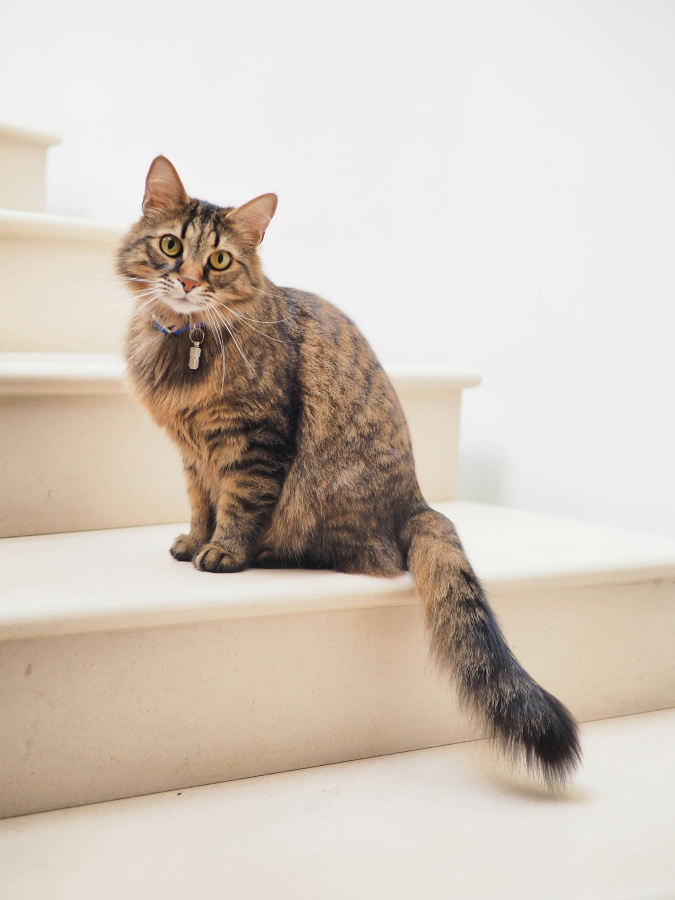
#> input picture img/1.jpg, 3374 x 4498 px (shown at 1/5 size)
$ python hexagon.py
#> lines starting #> are read from the running program, lines starting #| are printed output that depends on the picture
from PIL import Image, ImageDraw
from collections import Counter
import heapq
import sys
import os
import math

MODE_RECTANGLE = 1
MODE_ELLIPSE = 2
MODE_ROUNDED_RECTANGLE = 3
MODE_HEXAGON = 4  # New mode for hexagon

MODE = MODE_HEXAGON  # Change mode to hexagon
ITERATIONS = 1024
LEAF_SIZE = 4
PADDING = 1
FILL_COLOR = (0, 0, 0)
SAVE_FRAMES = False
ERROR_RATE = 0.5
AREA_POWER = 0.25
OUTPUT_SCALE = 1


def weighted_average(hist):
    total = sum(hist)
    value = sum(i * x for i, x in enumerate(hist)) / total
    error = sum(x * (value - i) ** 2 for i, x in enumerate(hist)) / total
    error = error ** 0.5
    return value, error


def color_from_histogram(hist):
    r, re = weighted_average(hist[:256])
    g, ge = weighted_average(hist[256:512])
    b, be = weighted_average(hist[512:768])
    e = re * 0.2989 + ge * 0.5870 + be * 0.1140
    return (int(r), int(g), int(b)), e


def rounded_rectangle(draw, box, radius, color):
    l, t, r, b = box
    d = radius * 2
    draw.ellipse((l, t, l + d, t + d), fill=color)
    draw.ellipse((r - d, t, r, t + d), fill=color)
    draw.ellipse((l, b - d, l + d, b), fill=color)
    draw.ellipse((r - d, b - d, r, b), fill=color)
    d = radius
    draw.rectangle((l, t + d, r, b - d), fill=color)
    draw.rectangle((l + d, t, r - d, b), fill=color)


def draw_hexagon(draw, box, color):
    l, t, r, b = box
    width = r - l
    height = b - t
    center_x = (l + r) / 2
    center_y = (t + b) / 2
    radius = min(width, height) / 2

    # Define the vertices of the hexagon
    vertices = []
    for i in range(6):
        angle_deg = 60 * i - 30
        angle_rad = math.radians(angle_deg)
        x = center_x + radius * math.cos(angle_rad)
        y = center_y + radius * math.sin(angle_rad)
        vertices.append((x, y))

    # Draw hexagon
    draw.polygon(vertices, fill=color)


class Quad:
    id_counter = 0

    def __init__(self, model, box, depth):
        self.model = model
        self.box = box
        self.depth = depth
        self.id = Quad.id_counter
        Quad.id_counter += 1
        hist = self.model.im.crop(self.box).histogram()
        self.color, self.error = color_from_histogram(hist)
        self.leaf = self.is_leaf()
        self.area = self.compute_area()
        self.children = []

    def is_leaf(self):
        l, t, r, b = self.box
        return int(r - l <= LEAF_SIZE or b - t <= LEAF_SIZE)

    def compute_area(self):
        l, t, r, b = self.box
        return (r - l) * (b - t)

    def split(self):
        l, t, r, b = self.box
        lr = l + (r - l) / 2
        tb = t + (b - t) / 2
        depth = self.depth + 1
        tl = Quad(self.model, (l, t, lr, tb), depth)
        tr = Quad(self.model, (lr, t, r, tb), depth)
        bl = Quad(self.model, (l, tb, lr, b), depth)
        br = Quad(self.model, (lr, tb, r, b), depth)
        self.children = [tl, tr, bl, br]
        return self.children

    def get_leaf_nodes(self, max_depth=None):
        if not self.children:
            return [self]
        if max_depth is not None and self.depth >= max_depth:
            return [self]
        result = []
        for child in self.children:
            result.extend(child.get_leaf_nodes(max_depth))
        return result


class Model:
    def __init__(self, path):
        self.im = Image.open(path).convert('RGB')
        self.width, self.height = self.im.size
        self.heap = []
        self.root = Quad(self, (0, 0, self.width, self.height), 0)
        self.error_sum = self.root.error * self.root.area
        self.push(self.root)

    @property
    def quads(self):
        return [x[-1] for x in self.heap]

    def average_error(self):
        return self.error_sum / (self.width * self.height)

    def push(self, quad):
        score = -quad.error * (quad.area ** AREA_POWER)
        heapq.heappush(self.heap, (quad.leaf, score, quad.id, quad))

    def pop(self):
        return heapq.heappop(self.heap)[-1]

    def split(self):
        quad = self.pop()
        self.error_sum -= quad.error * quad.area
        children = quad.split()
        for child in children:
            self.push(child)
            self.error_sum += child.error * child.area

    def render(self, path, max_depth=None):
        m = OUTPUT_SCALE
        dx, dy = (PADDING, PADDING)
        im = Image.new('RGB', (self.width * m + dx, self.height * m + dy))
        draw = ImageDraw.Draw(im)
        draw.rectangle((0, 0, self.width * m, self.height * m), FILL_COLOR)
        for quad in self.root.get_leaf_nodes(max_depth):
            l, t, r, b = quad.box
            box = (l * m + dx, t * m + dy, r * m - 1, b * m - 1)
            if MODE == MODE_ELLIPSE:
                draw.ellipse(box, quad.color)
            elif MODE == MODE_ROUNDED_RECTANGLE:
                radius = m * min((r - l), (b - t)) / 4
                rounded_rectangle(draw, box, radius, quad.color)
            elif MODE == MODE_HEXAGON:
                draw_hexagon(draw, box, quad.color)
            else:
                draw.rectangle(box, quad.color)
        del draw
        im.save(path, 'PNG')


def process_image(input_path, output_image_folder, output_gif_folder):
    model = Model(input_path)
    frames_dir = 'frames'
    os.makedirs(frames_dir, exist_ok=True)

    previous = None
    frames = []

    for i in range(ITERATIONS):
        error = model.average_error()
        if previous is None or previous - error > ERROR_RATE:
            print(f'Iteration: {i}, Error: {error}')
            if SAVE_FRAMES:
                frame_path = os.path.join(frames_dir, f'{i:06d}.png')
                model.render(frame_path)
                frames.append(frame_path)
            previous = error
        model.split()

    # Save final output image
    os.makedirs(output_image_folder, exist_ok=True)
    output_image_file = os.path.join(output_image_folder, 'output.png')
    model.render(output_image_file)

    # Create GIF
    if frames:
        os.makedirs(output_gif_folder, exist_ok=True)
        gif_file = os.path.join(output_gif_folder, 'output.gif')
        delay = [20] * len(frames)
        delay[-1] = 200  # Last frame delay
        delay_str = ' '.join(
            f'-delay {delay[i]} {frames[i]}' for i in range(len(frames)))
        os.system(
            f'magick convert -loop 0 {delay_str} {output_image_file} {gif_file}')
        print(f'GIF saved: {gif_file}')


def main():
    input_folder = 'img'
    output_image_folder = 'output_images_hexagon1'
    output_gif_folder = 'output_gif_hexagon'

    os.makedirs(output_image_folder, exist_ok=True)
    # os.makedirs(output_gif_folder, exist_ok=True)

    # Process each image in the input folder
    for filename in os.listdir(input_folder):
        if filename.endswith('.png') or filename.endswith('.jpg'):
            input_path = os.path.join(input_folder, filename)
            output_image_path = os.path.join(output_image_folder, filename)
            output_gif_path = os.path.join(output_gif_folder, filename.split('.')[
                                           0])  # Remove extension for GIF folder name
            os.makedirs(output_gif_path, exist_ok=True)

            process_image(input_path, output_image_path, output_gif_path)
#> in __init__, self.im is the input picture: PIL image 3374x4498 RGB; mean R, G, B 211.2, 200.8, 190.1
#> in render, `im = Image.new('RGB', (self.width * m + dx, self.height * m + dy))`: im: PIL image 3375x4499 RGB; every value is 0
#> in render, `im.save(path, 'PNG')`:
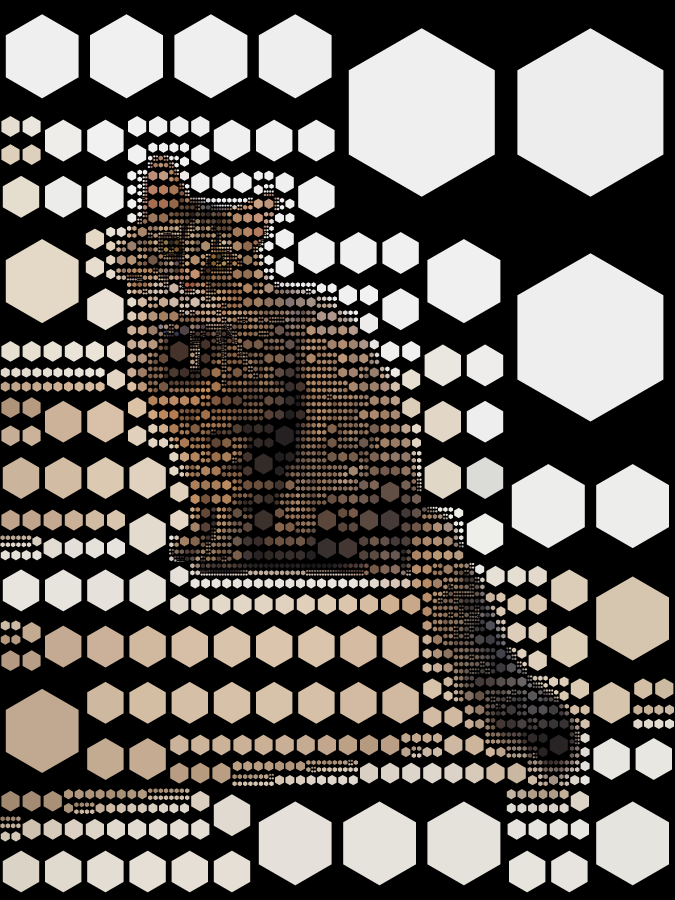
#> saved as output.png: PIL image 3375x4499 RGB (shown at 1/5 size); mean R, G, B 100.7, 95.8, 90.8
#> pass 2 of the loop in main, `for filename in os.listdir(input_folder):`:
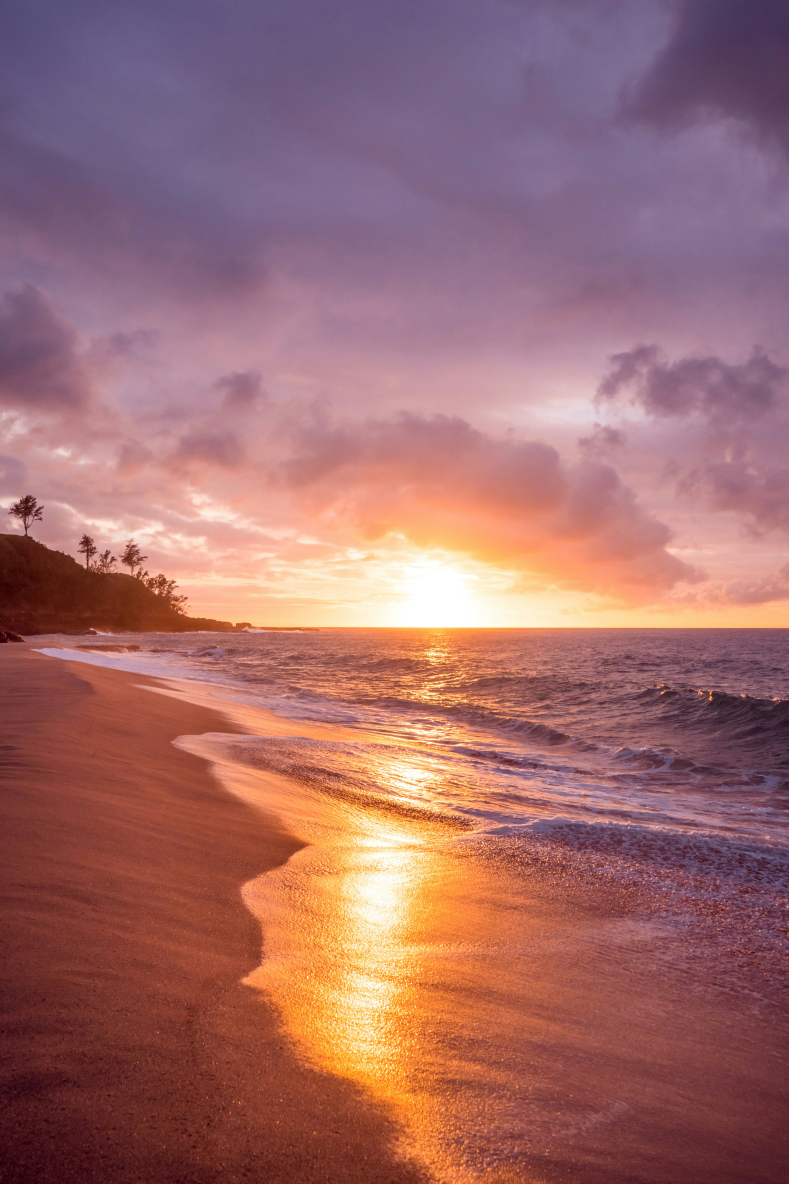
#> input picture img/2.jpg, 3944 x 5916 px (shown at 1/5 size)
#> in __init__, self.im is the input picture: PIL image 3944x5916 RGB; mean R, G, B 159.4, 108, 108.2
#> im: PIL image 3945x5917 RGB; every value is 0
#> in render (call 2), `im.save(path, 'PNG')`:
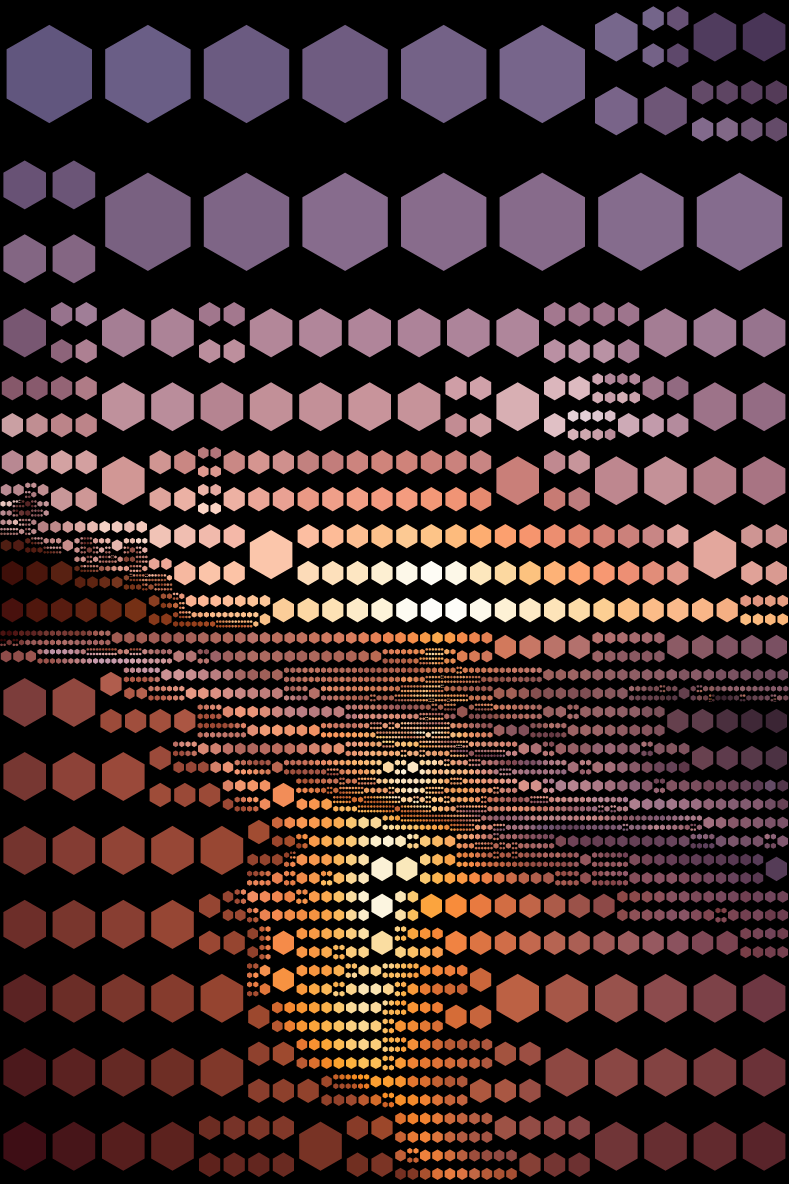
#> saved as output.png: PIL image 3945x5917 RGB (shown at 1/5 size); mean R, G, B 67.1, 45.4, 45.7
#> pass 3 of the loop in main, `for filename in os.listdir(input_folder):`:
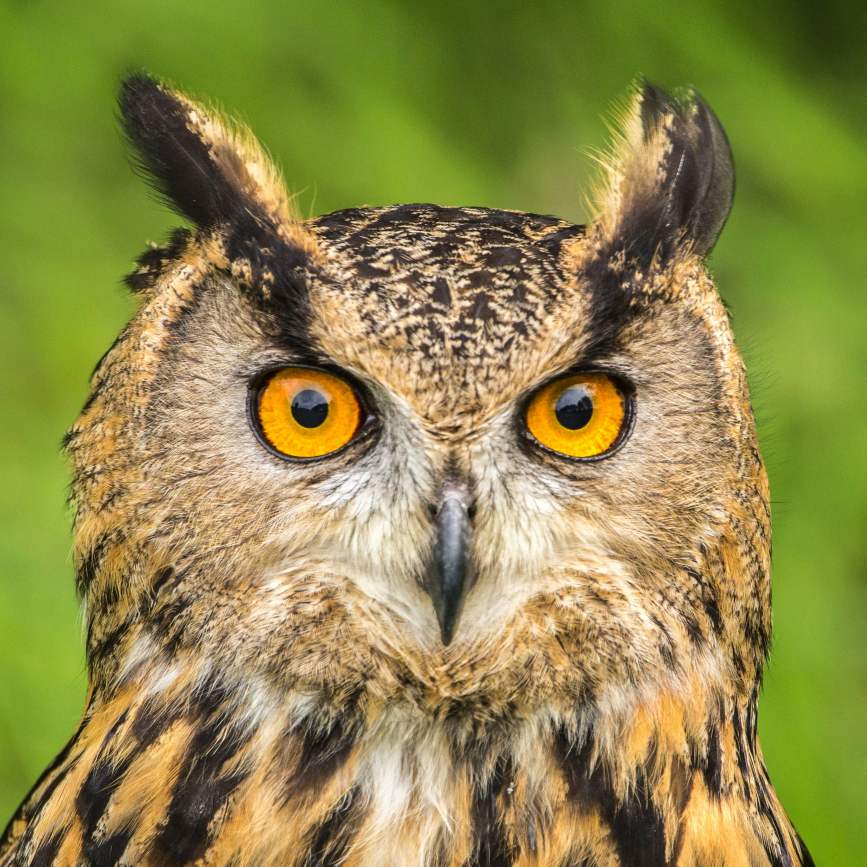
#> input picture img/3.jpg, 2599 x 2599 px (shown at 1/3 size)
#> in __init__, self.im is the input picture: PIL image 2599x2599 RGB; mean R, G, B 142.4, 137.3, 75.4
#> im: PIL image 2600x2600 RGB; every value is 0
#> in render (call 3), `im.save(path, 'PNG')`:
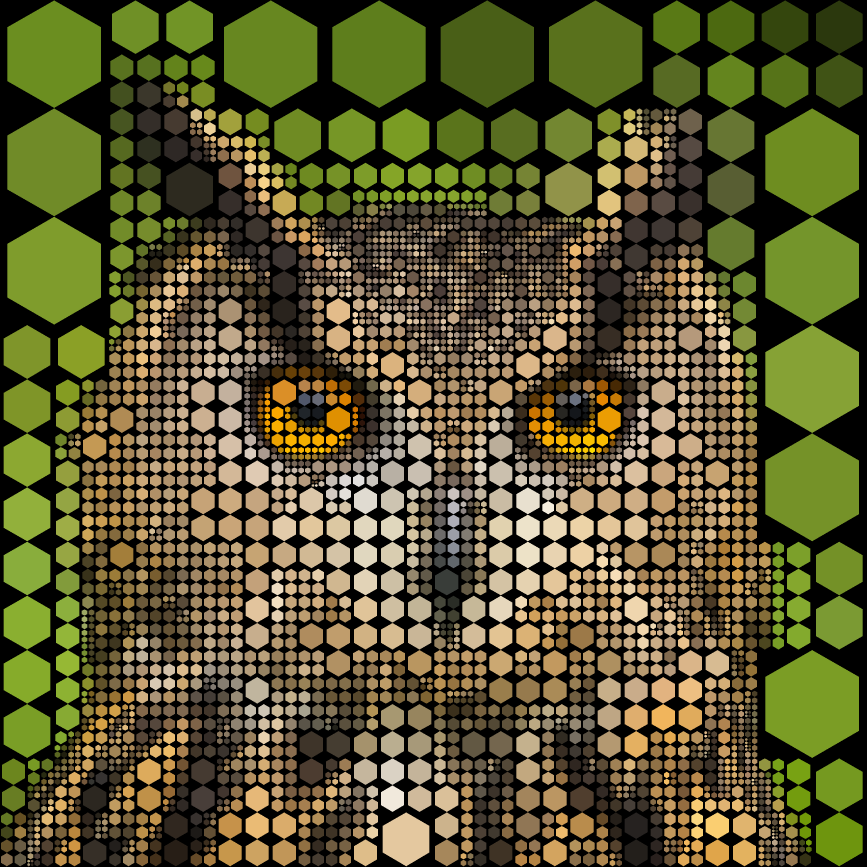
#> saved as output.png: PIL image 2600x2600 RGB (shown at 1/3 size); mean R, G, B 88.1, 85.3, 46.3


if __name__ == '__main__':
    main()
